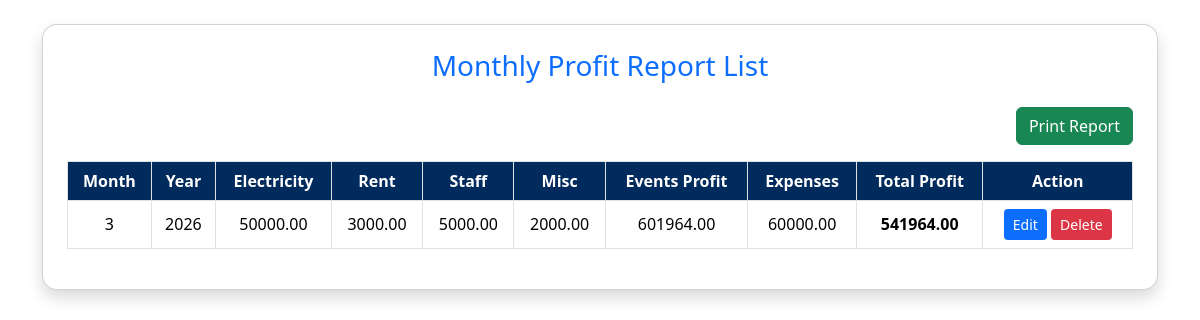
Page /expenses/monthly_profit_report_list.php on the committed database.
### tables this page shows
CREATE TABLE `monthly_profit_report` (
  `id` int(11) NOT NULL,
  `month` varchar(20) DEFAULT NULL,
  `year` int(11) DEFAULT NULL,
  `electricity_cost` decimal(10,2) DEFAULT NULL,
  `rent_of_land` decimal(10,2) DEFAULT NULL,
  `staff_salaries` decimal(10,2) DEFAULT NULL,
  `miscellaneous_cost` decimal(10,2) DEFAULT NULL,
  `monthly_events_profit` decimal(10,2) DEFAULT NULL,
  `monthly_expenses` decimal(10,2) DEFAULT NULL,
  `total_profit` decimal(10,2) DEFAULT NULL
);

### expenses/monthly_profit_report_list.php (the view, shortened to what this page needs)
<?php
$conn = new mysqli("localhost","root","","wedding_system");
?>
<link href="https://cdn.jsdelivr.net/npm/bootstrap@5.3.2/dist/css/bootstrap.min.css" rel="stylesheet">
<div class="container mt-4">
<div class="card shadow card-box p-4">
<h3 class="text-center text-primary mb-4">
Monthly Profit Report List
</h3>
<div class="text-end mb-3">
<button onclick="printReport()" class="btn btn-success">
Print Report
</button>
</div>
<div id="reportTable">
<div class="table-responsive">
<table class="table table-bordered table-hover text-center align-middle">
<thead>
<tr>
<th>Month</th>
<th>Year</th>
<th>Electricity</th>
<th>Rent</th>
<th>Staff</th>
<th>Misc</th>
<th>Events Profit</th>
<th>Expenses</th>
<th>Total Profit</th>
<th>Action</th>
</tr>
</thead>
<tbody>
<?php
$result = $conn->query("SELECT * FROM monthly_profit_report ORDER BY year DESC, month DESC");
while($row = $result->fetch_assoc()){
?>
<tr>
<td><?= $row['month']; ?></td>
<td><?= $row['year']; ?></td>
<td><?= $row['electricity_cost']; ?></td>
<td><?= $row['rent_of_land']; ?></td>
<td><?= $row['staff_salaries']; ?></td>
<td><?= $row['miscellaneous_cost']; ?></td>
<td><?= $row['monthly_events_profit']; ?></td>
<td><?= $row['monthly_expenses']; ?></td>
<td><b><?= $row['total_profit']; ?></b></td>
<td>
<a href="edit_monthly_profit.php?id=<?= $row['id']; ?>"
class="btn btn-sm btn-edit">Edit</a>
<a href="delete_monthly_profit.php?id=<?= $row['id']; ?>"
class="btn btn-sm btn-delete"
onclick="return confirm('Are you sure?');">
Delete
</a>
</td>
</tr>
<?php } ?>
</tbody>
</table>
</div>
</div>
</div>
</div>

### expenses/monthly_profit_report_list.php (style rules this page uses)
.card-box { border-radius:15px; }
.table thead th { background-color:#002b5c !important; color:white !important; }
.btn-edit { background-color:#0d6efd; color:white; }
.btn-delete { background-color:#dc3545; color:white; }

### rows in the picture
monthly_profit_report: month "3", year "2026", electricity_cost "50000.00", rent_of_land "3000.00", staff_salaries "5000.00", miscellaneous_cost "2000.00", monthly_events_profit "601964.00", monthly_expenses "60000.00", total_profit "541964.00"
